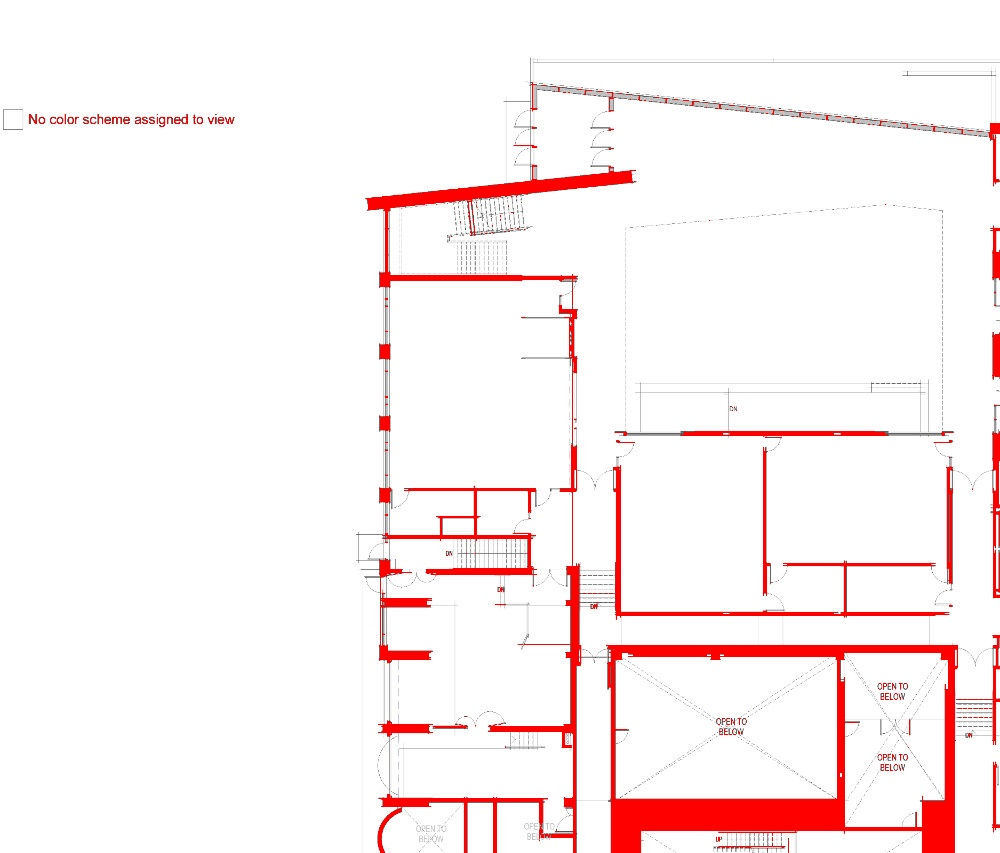
#> input picture floor_plans_resized/floor1/tile_r0_c0_borders.jpg, 1000 x 853 px
$ python rebuild_edges.py floor1/tile_r0_c0.jpg
#> lines starting #> are read from the running program, lines starting #| are printed output that depends on the picture; after the words box and inside, x2 and y2 are one past the last pixel; in counts of white or black regions, pixels touching at a corner belong together
#!/usr/bin/env python3
"""
Rebuild missing edges in floor1_nodes.json.

After fix_nodes.py removed bad edges, this script:
1. Reads the current (fixed) node positions
2. Adds back all the edges that were removed
3. For edges that cross walls, tries nudging BOTH endpoints slightly
4. For edges that still cross walls, adds intermediate waypoint nodes
5. Validates everything

Usage:
    ~/isaacsim/python.sh floor_plans_resized/rebuild_edges.py floor_plans_resized/floor1/floor1.jpg
"""

import json
import math
import os
import sys

import numpy as np
from PIL import Image


def load_wall_mask(borders_path):
#> called with borders_path = 'floor1/tile_r0_c0_borders.jpg'
    img = Image.open(borders_path).convert("RGB")
#> img is the input picture: PIL image 1000x853 RGB; mean R, G, B 252, 241.1, 241.1
    pixels = np.array(img)
    is_wall = (pixels[:, :, 0] > 180) & \
              (pixels[:, :, 1] < 100) & \
              (pixels[:, :, 2] < 100)
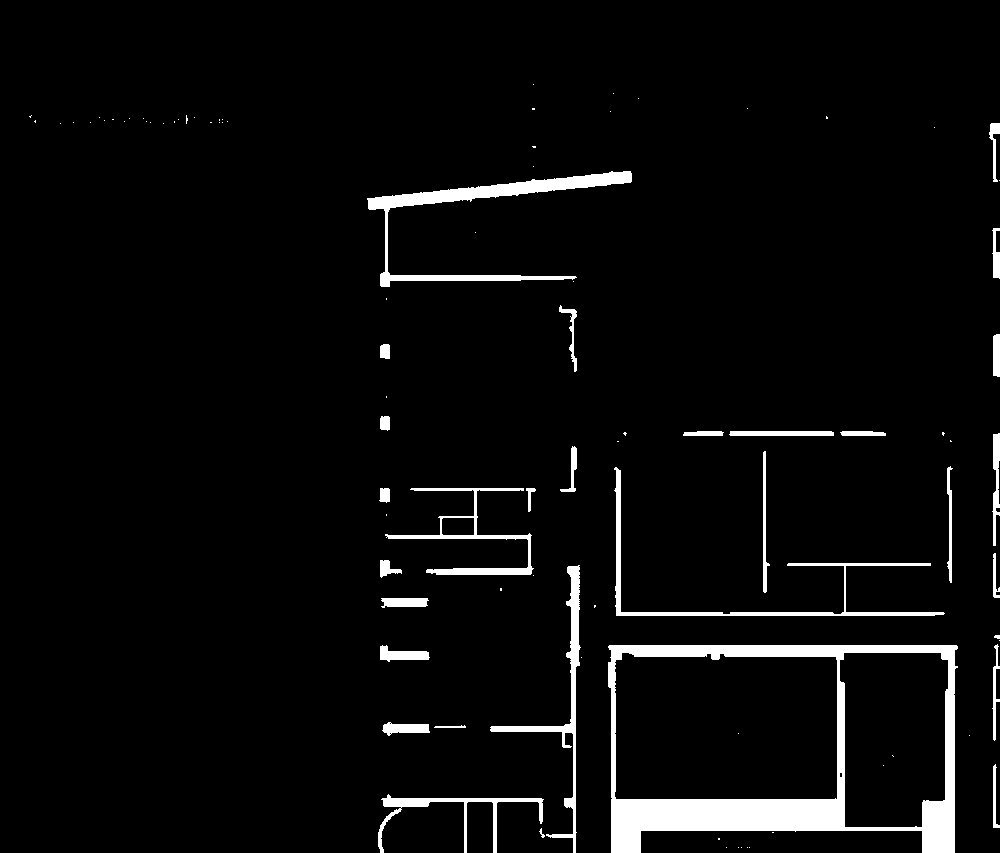
#> is_wall: shape (853, 1000) bool; 4.3% white; 91 white regions (60 under 20 px), largest, box (x1, y1, x2, y2) and area: (608, 645, 958, 853) 17077, (367, 171, 632, 287) 4565, (614, 467, 945, 616) 2533
    return is_wall


# [138 lines left out: functions is_in_wall, check_edge, find_nearest_open, try_nudge_for_edge, find_waypoint, not called in this run]


def main():
    if len(sys.argv) < 2:
        print("Usage: ~/isaacsim/python.sh rebuild_edges.py <floor_plan.jpg>")
        sys.exit(1)

    image_path = sys.argv[1]
    base = os.path.splitext(image_path)[0]
    json_path = base + "_nodes.json"
    borders_path = base + "_borders.jpg"
    backup_path = base + "_nodes_backup.json"

    print(f"Loading wall mask from: {borders_path}")
    wall_mask = load_wall_mask(borders_path)

    # Load current (fixed) JSON
#> (the run stopped early here; a loop or call above may not have finished)
